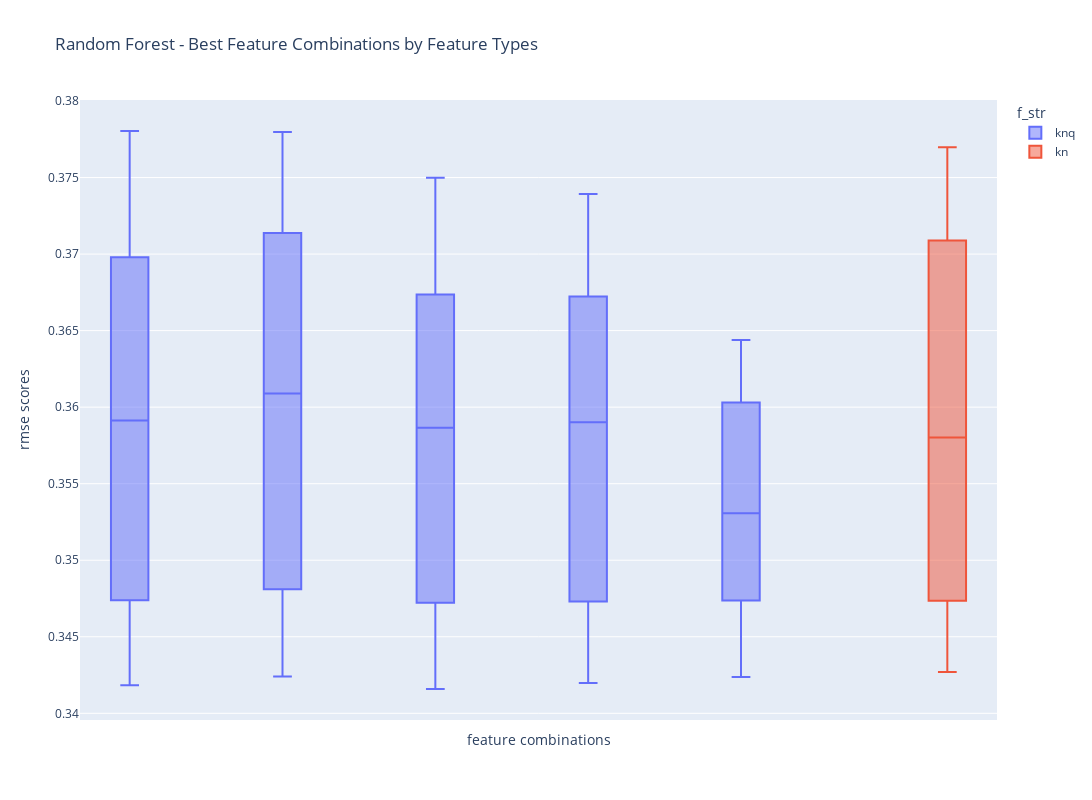

The cell this chart's notebook holds for it:
### Code cell
fig = px.box(df_metrics[(df_metrics['features'].isin(x)) & (df_metrics['model'] == 'rf')], x='features',
             y='rmse_scores', title='RMSE Boxplot of Best Feature Combinations', color='f_str')
fig.update_layout(height=800, width=1100,
                  title_text="Random Forest - Best Feature Combinations by Feature Types",
                  xaxis_title="feature combinations", yaxis_title="rmse scores")
fig.update_xaxes(showticklabels=False)
fig.show()

### Figure 1 — Plotly figure (JSON) as saved in the notebook; plotly's stock layout.template omitted (floating-point values rounded to 4 significant figures)
{"data": [{"alignmentgroup": "True", "hovertemplate": "f_str=knq<br>features=%{x}<br>rmse_scores=%{y}<extra></extra>", "legendgroup": "knq", "marker": {"color": "#636efa"}, "name": "knq", "notched": false, "offsetgroup": "knq", "orientation": "v", "showlegend": true, "type": "box", "x": ["f_1_num_of_terms,f_5_num_results,f_6_max_title_score,f_9_avg_semantic_score", "f_1_num_of_terms,f_5_num_results,f_6_max_title_score,f_9_avg_semantic_score", "f_1_num_of_terms,f_5_num_results,f_6_max_title_score,f_9_avg_semantic_score", "f_1_num_of_terms,f_5_num_results,f_6_max_title_score,f_9_avg_semantic_score", "f_1_num_of_terms,f_5_num_results,f_6_max_title_score,f_9_avg_semantic_score", "f_1_num_of_terms,f_5_num_results,f_7_sum_title_scores,f_9_avg_semantic_score", "f_1_num_of_terms,f_5_num_results,f_7_sum_title_scores,f_9_avg_semantic_score", "f_1_num_of_terms,f_5_num_results,f_7_sum_title_scores,f_9_avg_semantic_score", "f_1_num_of_terms,f_5_num_results,f_7_sum_title_scores,f_9_avg_semantic_score", "f_1_num_of_terms,f_5_num_results,f_7_sum_title_scores,f_9_avg_semantic_score", "f_1_num_of_terms,f_5_num_results,f_6_max_title_score,f_7_sum_title_scores,f_9_avg_semantic_score", "f_1_num_of_terms,f_5_num_results,f_6_max_title_score,f_7_sum_title_scores,f_9_avg_semantic_score", "f_1_num_of_terms,f_5_num_results,f_6_max_title_score,f_7_sum_title_scores,f_9_avg_semantic_score", "f_1_num_of_terms,f_5_num_results,f_6_max_title_score,f_7_sum_title_scores,f_9_avg_semantic_score", "f_1_num_of_terms,f_5_num_results,f_6_max_title_score,f_7_sum_title_scores,f_9_avg_semantic_score", "f_1_num_of_terms,f_4_has_special_char,f_5_num_results,f_6_max_title_score,f_7_sum_title_scores,f_9_avg_semantic_score", "f_1_num_of_terms,f_4_has_special_char,f_5_num_results,f_6_max_title_score,f_7_sum_title_scores,f_9_avg_semantic_score", "f_1_num_of_terms,f_4_has_special_char,f_5_num_results,f_6_max_title_score,f_7_sum_title_scores,f_9_avg_semantic_score", "f_1_num_of_terms,f_4_has_special_char,f_5_num_results,f_6_max_title_score,f_7_sum_title_scores,f_9_avg_semantic_score", "f_1_num_of_terms,f_4_has_special_char,f_5_num_results,f_6_max_title_score,f_7_sum_title_scores,f_9_avg_semantic_score", "f_1_num_of_terms,f_3_has_numbers,f_4_has_special_char,f_5_num_results,f_6_max_title_score,f_7_sum_title_scores,f_8_max_semantic_score,f_9_avg_semantic_score", "f_1_num_of_terms,f_3_has_numbers,f_4_has_special_char,f_5_num_results,f_6_max_title_score,f_7_sum_title_scores,f_8_max_semantic_score,f_9_avg_semantic_score", "f_1_num_of_terms,f_3_has_numbers,f_4_has_special_char,f_5_num_results,f_6_max_title_score,f_7_sum_title_scores,f_8_max_semantic_score,f_9_avg_semantic_score", "f_1_num_of_terms,f_3_has_numbers,f_4_has_special_char,f_5_num_results,f_6_max_title_score,f_7_sum_title_scores,f_8_max_semantic_score,f_9_avg_semantic_score", "f_1_num_of_terms,f_3_has_numbers,f_4_has_special_char,f_5_num_results,f_6_max_title_score,f_7_sum_title_scores,f_8_max_semantic_score,f_9_avg_semantic_score", "f_1_num_of_terms,f_5_num_results,f_6_max_title_score,f_9_avg_semantic_score", "f_1_num_of_terms,f_5_num_results,f_6_max_title_score,f_9_avg_semantic_score", "f_1_num_of_terms,f_5_num_results,f_6_max_title_score,f_9_avg_semantic_score", "f_1_num_of_terms,f_5_num_results,f_6_max_title_score,f_9_avg_semantic_score", "f_1_num_of_terms,f_5_num_results,f_6_max_title_score,f_9_avg_semantic_score", "f_1_num_of_terms,f_5_num_results,f_7_sum_title_scores,f_9_avg_semantic_score", "f_1_num_of_terms,f_5_num_results,f_7_sum_title_scores,f_9_avg_semantic_score", "f_1_num_of_terms,f_5_num_results,f_7_sum_title_scores,f_9_avg_semantic_score", "f_1_num_of_terms,f_5_num_results,f_7_sum_title_scores,f_9_avg_semantic_score", "f_1_num_of_terms,f_5_num_results,f_7_sum_title_scores,f_9_avg_semantic_score", "f_1_num_of_terms,f_5_num_results,f_6_max_title_score,f_7_sum_title_scores,f_9_avg_semantic_score", "f_1_num_of_terms,f_5_num_results,f_6_max_title_score,f_7_sum_title_scores,f_9_avg_semantic_score", "f_1_num_of_terms,f_5_num_results,f_6_max_title_score,f_7_sum_title_scores,f_9_avg_semantic_score", "f_1_num_of_terms,f_5_num_results,f_6_max_title_score,f_7_sum_title_scores,f_9_avg_semantic_score", "f_1_num_of_terms,f_5_num_results,f_6_max_title_score,f_7_sum_title_scores,f_9_avg_semantic_score", "f_1_num_of_terms,f_4_has_special_char,f_5_num_results,f_6_max_title_score,f_7_sum_title_scores,f_9_avg_semantic_score", "f_1_num_of_terms,f_4_has_special_char,f_5_num_results,f_6_max_title_score,f_7_sum_title_scores,f_9_avg_semantic_score", "f_1_num_of_terms,f_4_has_special_char,f_5_num_results,f_6_max_title_score,f_7_sum_title_scores,f_9_avg_semantic_score", "f_1_num_of_terms,f_4_has_special_char,f_5_num_results,f_6_max_title_score,f_7_sum_title_scores,f_9_avg_semantic_score", "f_1_num_of_terms,f_4_has_special_char,f_5_num_results,f_6_max_title_score,f_7_sum_title_scores,f_9_avg_semantic_score", "f_1_num_of_terms,f_3_has_numbers,f_4_has_special_char,f_5_num_results,f_6_max_title_score,f_7_sum_title_scores,f_8_max_semantic_score,f_9_avg_semantic_score", "f_1_num_of_terms,f_3_has_numbers,f_4_has_special_char,f_5_num_results,f_6_max_title_score,f_7_sum_title_scores,f_8_max_semantic_score,f_9_avg_semantic_score", "f_1_num_of_terms,f_3_has_numbers,f_4_has_special_char,f_5_num_results,f_6_max_title_score,f_7_sum_title_scores,f_8_max_semantic_score,f_9_avg_semantic_score", "f_1_num_of_terms,f_3_has_numbers,f_4_has_special_char,f_5_num_results,f_6_max_title_score,f_7_sum_title_scores,f_8_max_semantic_score,f_9_avg_semantic_score", "f_1_num_of_terms,f_3_has_numbers,f_4_has_special_char,f_5_num_results,f_6_max_title_score,f_7_sum_title_scores,f_8_max_semantic_score,f_9_avg_semantic_score"], "x0": " ", "xaxis": "x", "y": [0.378, 0.3698, 0.3711, 0.3693, 0.3668, 0.378, 0.3695, 0.3755, 0.3705, 0.3714, 0.375, 0.3652, 0.3694, 0.3673, 0.3674, 0.3739, 0.3655, 0.3692, 0.3672, 0.3665, 0.3644, 0.3638, 0.3603, 0.3544, 0.3595, 0.3515, 0.3495, 0.3457, 0.3474, 0.3418, 0.3523, 0.3486, 0.3456, 0.3481, 0.3424, 0.3521, 0.349, 0.346, 0.3472, 0.3416, 0.3525, 0.3484, 0.3465, 0.3473, 0.342, 0.3517, 0.349, 0.3457, 0.3474, 0.3424], "y0": " ", "yaxis": "y"}, {"alignmentgroup": "True", "hovertemplate": "f_str=kn<br>features=%{x}<br>rmse_scores=%{y}<extra></extra>", "legendgroup": "kn", "marker": {"color": "#EF553B"}, "name": "kn", "notched": false, "offsetgroup": "kn", "orientation": "v", "showlegend": true, "type": "box", "x": ["f_5_num_results,f_6_max_title_score,f_7_sum_title_scores,f_9_avg_semantic_score", "f_5_num_results,f_6_max_title_score,f_7_sum_title_scores,f_9_avg_semantic_score", "f_5_num_results,f_6_max_title_score,f_7_sum_title_scores,f_9_avg_semantic_score", "f_5_num_results,f_6_max_title_score,f_7_sum_title_scores,f_9_avg_semantic_score", "f_5_num_results,f_6_max_title_score,f_7_sum_title_scores,f_9_avg_semantic_score", "f_5_num_results,f_6_max_title_score,f_7_sum_title_scores,f_9_avg_semantic_score", "f_5_num_results,f_6_max_title_score,f_7_sum_title_scores,f_9_avg_semantic_score", "f_5_num_results,f_6_max_title_score,f_7_sum_title_scores,f_9_avg_semantic_score", "f_5_num_results,f_6_max_title_score,f_7_sum_title_scores,f_9_avg_semantic_score", "f_5_num_results,f_6_max_title_score,f_7_sum_title_scores,f_9_avg_semantic_score"], "x0": " ", "xaxis": "x", "y": [0.377, 0.3706, 0.3724, 0.3709, 0.3649, 0.3511, 0.3492, 0.3454, 0.3474, 0.3427], "y0": " ", "yaxis": "y"}], "layout": {"boxmode": "group", "height": 800, "legend": {"title": {"text": "f_str"}, "tracegroupgap": 0}, "title": {"text": "Random Forest - Best Feature Combinations by Feature Types"}, "width": 1100, "xaxis": {"anchor": "y", "autorange": true, "domain": [0, 1], "range": [-0.5, 5.5], "showticklabels": false, "title": {"text": "feature combinations"}, "type": "category"}, "yaxis": {"anchor": "x", "autorange": true, "domain": [0, 1], "range": [0.3396, 0.3801], "title": {"text": "rmse scores"}, "type": "linear"}}}
